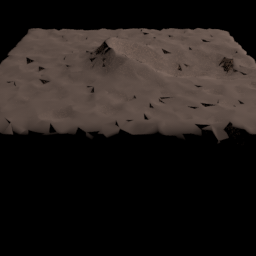
#> input picture data/image_ref00.png, 256 x 256 px; its folder holds 4 pictures in this run
$ python compute_loss.py
#> lines starting #> are read from the running program, lines starting #| are printed output that depends on the picture
from imageio.v3 import imread
import numpy as np


def compute_image_loss(image, image_ref):
    return (np.sqrt(np.mean((image - image_ref)**2)))


n_view = 6
images_ref = [(imread(f'data/image_ref{i:02d}.png'))/255.0 for i in range(n_view)]
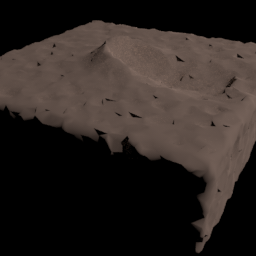
#> input picture data/image_ref01.png, 256 x 256 px
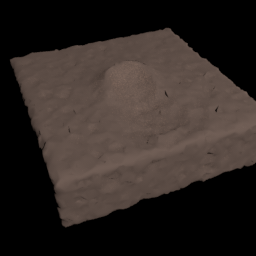
#> input picture data/image_ref02.png, 256 x 256 px
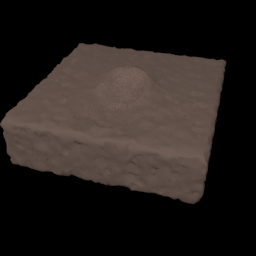
#> input picture data/image_ref03.png, 256 x 256 px
#> (the run stopped early here; a loop or call above may not have finished)
